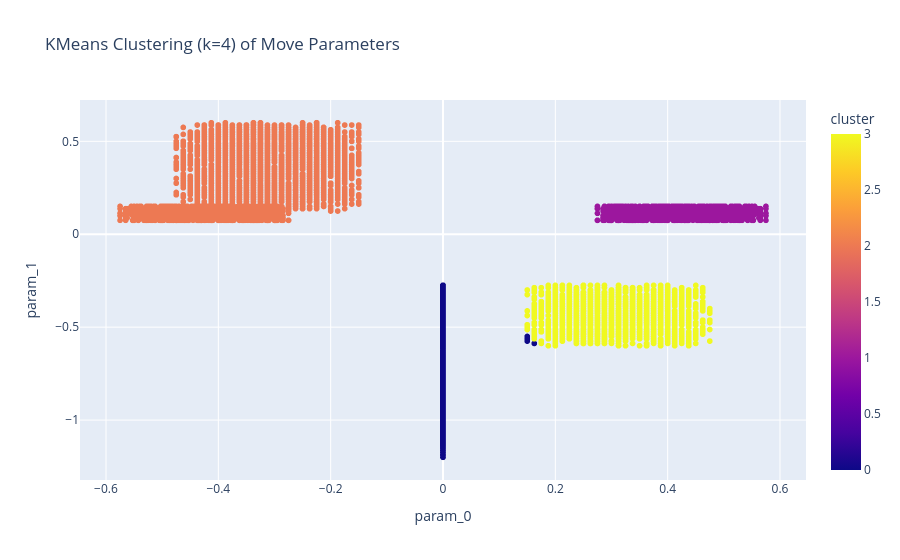

Write notebook code for a chart like this one.
### Code cell
import pandas as pd
import numpy as np
import plotly.express as px
from sklearn.cluster import KMeans
from sklearn.preprocessing import StandardScaler
from IPython.display import display, Markdown

# Extract and prepare float params
move_params = structures["Move"]
float_data = [
    [p for p in tup if isinstance(p, (float, int))]
    for tup in move_params
]
float_data = [row for row in float_data if len(row) > 0]
df = pd.DataFrame(float_data)
df.columns = [f"param_{i}" for i in range(df.shape[1])]

# Normalize data for clustering
X_scaled = StandardScaler().fit_transform(df)

# KMeans clustering
kmeans = KMeans(n_clusters=4, random_state=0)
labels = kmeans.fit_predict(X_scaled)
df["cluster"] = labels

# Display and visualize
display(Markdown(f"### Move – {len(df)} instances – KMeans (k=4) Clusters"))

fig = px.scatter(
    df, x="param_0", y="param_1" if "param_1" in df.columns else "param_0",
    color="cluster",
    title="KMeans Clustering (k=4) of Move Parameters",
    hover_data=df.columns
)
fig.show()

### Figure 1 — Plotly figure (JSON) as saved in the notebook; plotly's stock layout.template omitted (floating-point values rounded to 4 significant figures; data arrays with more than 128 entries replaced by an {"elided": "..."} marker saying what was removed)
{"data": [{"customdata": {"elided": "9000x1 int values"}, "hovertemplate": "param_0=%{x}<br>param_1=%{y}<br>cluster=%{marker.color}<extra></extra>", "legendgroup": "", "marker": {"color": {"elided": "9000 int values"}, "coloraxis": "coloraxis", "symbol": "circle"}, "mode": "markers", "name": "", "showlegend": false, "type": "scattergl", "x": {"elided": "9000 float values"}, "xaxis": "x", "y": {"elided": "9000 float values"}, "yaxis": "y"}], "layout": {"coloraxis": {"colorbar": {"title": {"text": "cluster"}}, "colorscale": [[0, "#0d0887"], [0.1111, "#46039f"], [0.2222, "#7201a8"], [0.3333, "#9c179e"], [0.4444, "#bd3786"], [0.5556, "#d8576b"], [0.6667, "#ed7953"], [0.7778, "#fb9f3a"], [0.8889, "#fdca26"], [1, "#f0f921"]]}, "legend": {"tracegroupgap": 0}, "title": {"text": "KMeans Clustering (k=4) of Move Parameters"}, "xaxis": {"anchor": "y", "domain": [0, 1], "title": {"text": "param_0"}}, "yaxis": {"anchor": "x", "domain": [0, 1], "title": {"text": "param_1"}}}}
